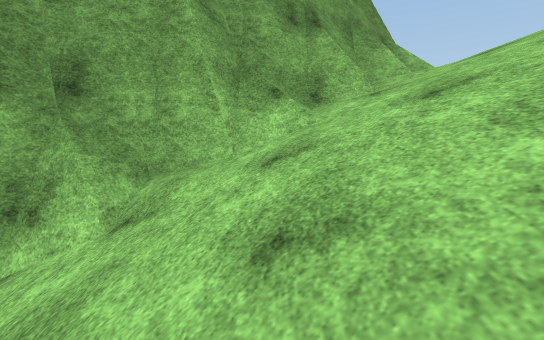
[1] (above)

15 first-person views from a walk through a Unity game level. The camera is 1.4 m above the floor, tilts 8° down and sees 85° across. The floor is counted in squares, 1 m on a side. Each view is taken from the middle of a square. On the plan, view 1 faces up. The plan holds only what a view shows up to about 14 squares ahead; the rest is blank. The place goes on beyond the plan. Some trees and plants on the terrain are drawn as simple stand-ins. Some surface patterns are stand-ins.

[2]
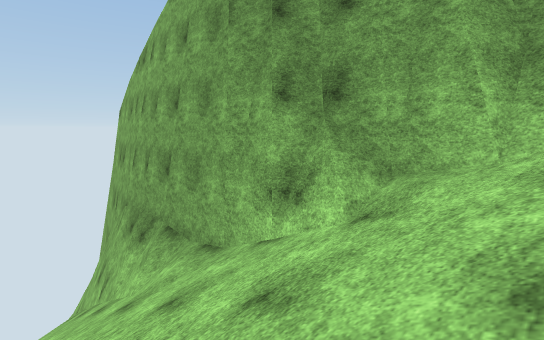

[3]
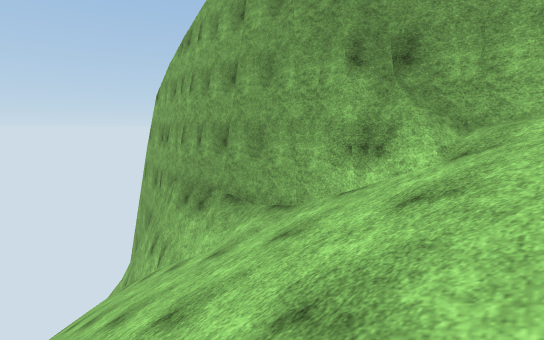

[4]
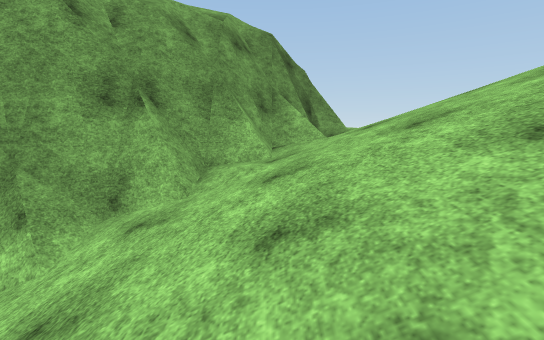

[5]
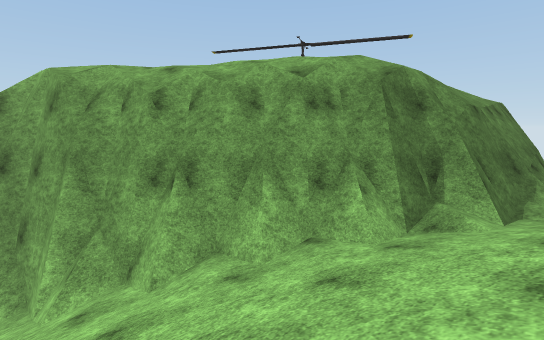

[6]
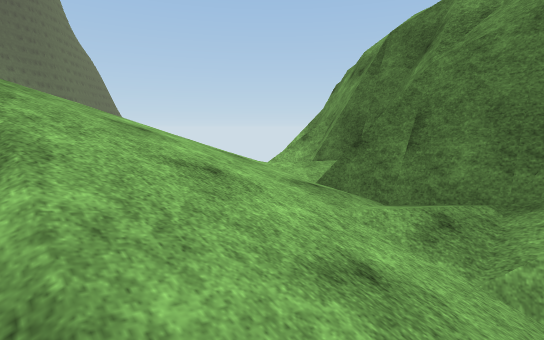

[7]
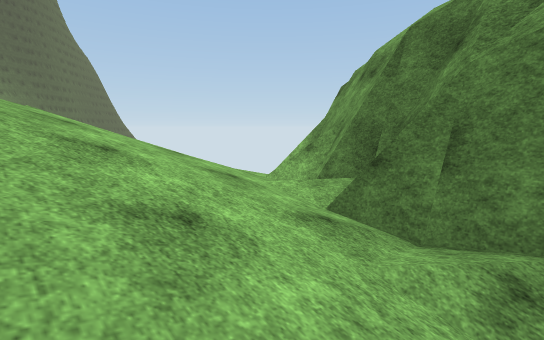

[8]
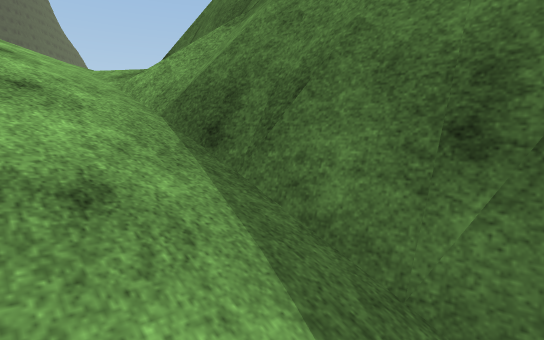

[9]
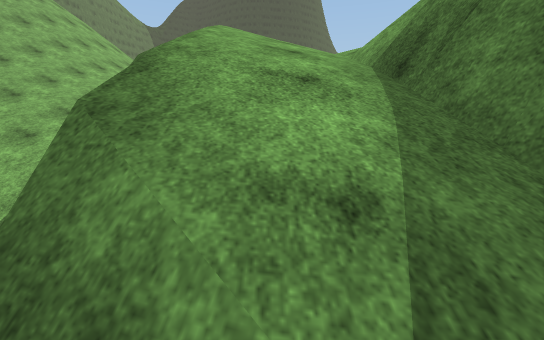

[10]
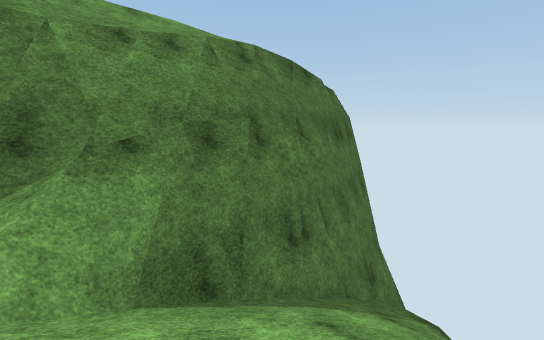

[11]
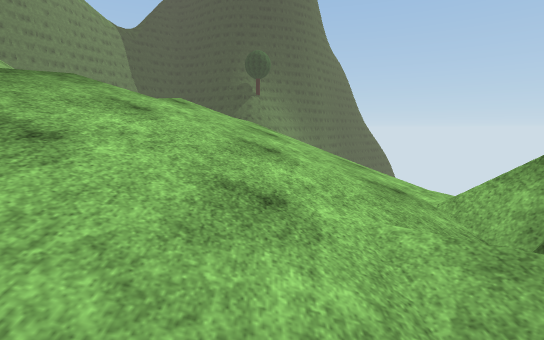

[12]
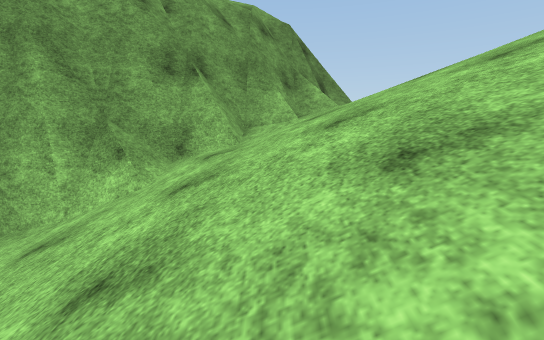

[13]
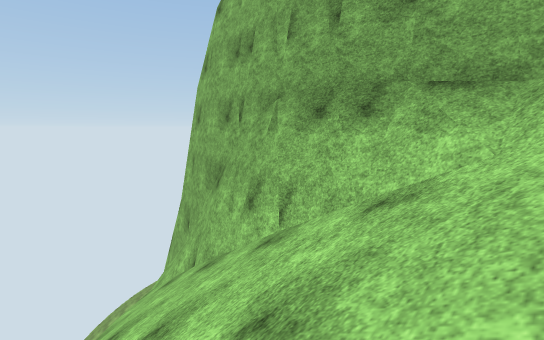

[14]
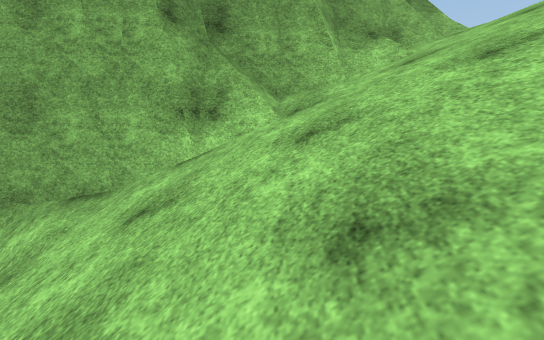

[15]
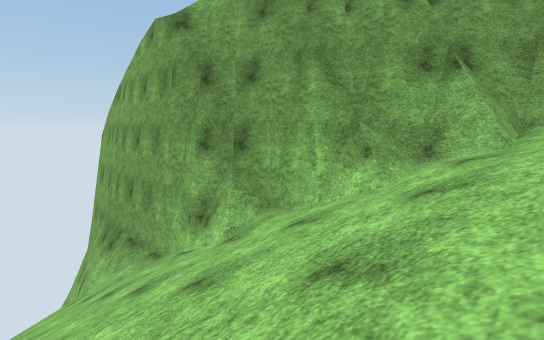

### Floor plan
Key: @ floor where view 1 was taken; # wall or solid block; x gap in a wall; . main floor; : floor 0.75 m higher than the main floor; + floor 2.25 m higher than the main floor; / step, stairs or slope; = window, fence, low wall or low ledge; v drop or lower ground.
Columns run from 16 left of view 1 to 17 right of it. Each row starts with its distance up from view 1.
 32                           #=
 31                           #=/
 30                           #=/v
 29                           #=//
 28                           #=//=
 27                           #=//=v
 26                           #=///v
 25                           #=///v
 24                         ###=////
 23                         #=#=////
 22                         #==#////=x
 21                         #=////// v
 20                         #=//////
 19                         #=://///
 18                        ##=//////
 17                       ###=//////
 16                       #=////////
 15                      ##=////////
 14                      ###////////
 13                     ##=#///////v
 12                    ##=.////////v
 11                   ###=/////////v
 10                  ##=..////////
  9                ####=//////////
  8               ###//////////+
  7            #####=//////////+
  6           ###//////////////
  5      #######==///////////
  4     ###//////////////////
  3 ######==////////////////
  2 ///////////////////////
  1 //////////////////////
  0 ////////////////@   /
 -1    ////////////
 -2         /    / /

Where each view was taken, in squares from view 1:
view 1: 0 up, 0 right, facing up
view 2: 0 up, 0 right, facing up-left
view 3: 2 down, 1 left, facing up-left
view 4: 2 up, 5 right, facing up
view 5: 6 up, 10 right, facing up-left
view 6: 21 up, 15 right, facing down-left
view 7: 20 up, 14 right, facing down-left
view 8: 27 up, 13 right, facing down-left
view 9: 29 up, 13 right, facing down
view 10: 21 up, 15 right, facing up-left
view 11: 18 up, 10 right, facing down
view 12: 0 up, 4 right, facing up
view 13: 2 down, 8 left, facing up-left
view 14: 2 down, 3 left, facing up
view 15: 0 up, 4 right, facing up-left
